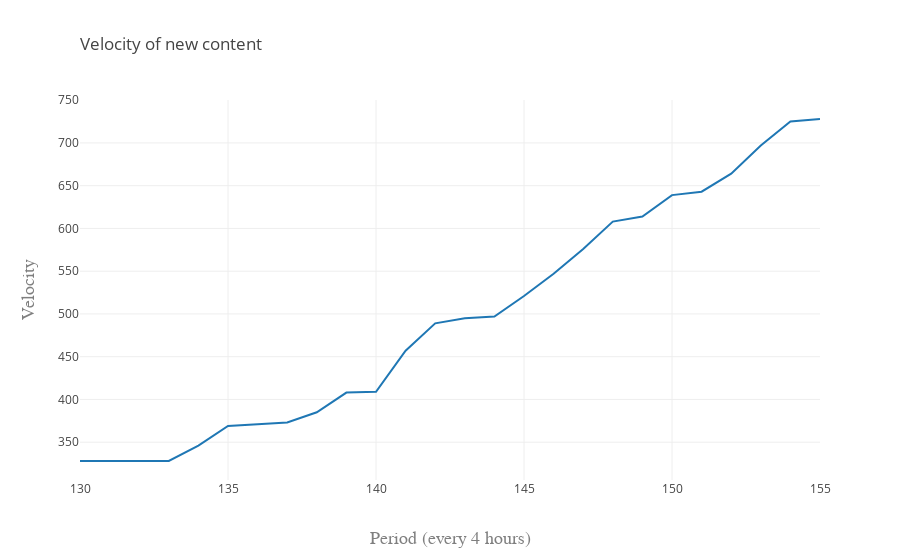

Notebook code for this chart:
### Code cell
velocity('ascensive/irc-rss-feed-bot',130,156)

### Figure 1 — Plotly figure (JSON) as saved in the notebook; plotly's stock layout.template omitted (floating-point values rounded to 4 significant figures)
{"data": [{"type": "scatter", "uid": "9c070522-67e2-48da-8f5d-40ad767b5fd3", "x": [130, 131, 132, 133, 134, 135, 136, 137, 138, 139, 140, 141, 142, 143, 144, 145, 146, 147, 148, 149, 150, 151, 152, 153, 154, 155, 156], "y": [328, 328, 328, 328, 346, 369, 371, 373, 385, 408, 409, 457, 489, 495, 497, 521, 547, 576, 608, 614, 639, 643, 664, 697, 725, 728]}], "layout": {"title": {"text": "Velocity of new content", "x": 0, "xref": "paper"}, "xaxis": {"title": {"font": {"color": "#7f7f7f", "family": "Courier New, monospace", "size": 18}, "text": "Period (every 4 hours)"}}, "yaxis": {"title": {"font": {"color": "#7f7f7f", "family": "Courier New, monospace", "size": 18}, "text": "Velocity"}}}}
